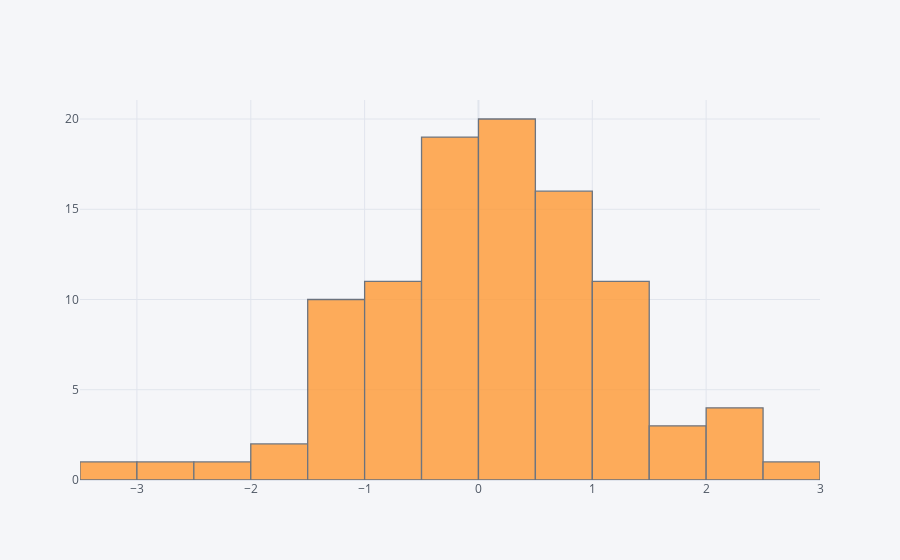

Source (notebook cell):
### Markdown cell above
## histogram

### Code cell
df['A'].iplot(kind='hist',bins=25)

### Figure 1 — Plotly figure (JSON) as saved in the notebook; plotly's stock layout.template omitted (floating-point values rounded to 4 significant figures)
{"data": [{"histfunc": "count", "histnorm": "", "marker": {"color": "rgba(255, 153, 51, 1.0)", "line": {"color": "#4D5663", "width": 1.3}}, "name": "A", "nbinsx": 25, "opacity": 0.8, "orientation": "v", "type": "histogram", "x": [-1.39, 1.07, 0.2055, -0.1291, 1.194, -1.329, 0.1017, -0.3222, -1.093, 0.8962, -0.7786, -0.01165, 0.4492, -0.8257, 0.4933, -1.425, -0.798, 1.272, 0.9836, -0.01319, 0.0797, -1.318, -0.06041, -0.1113, -2.15, -0.5514, 0.3915, 0.8891, 0.2854, -0.6305, -0.1878, 0.889, 0.4578, -0.1233, -0.2954, -0.0896, 0.1043, 0.8462, 0.8036, 0.9491, -0.3777, -0.3875, 0.8723, 2.12, 2.088, -0.267, 0.8107, -0.2214, -0.7118, -1.688, 0.6029, -1.696, 0.2807, -1.051, 0.4449, 1.344, 0.4204, -0.7635, -0.9407, 0.09563, -1.273, 1.096, 1.063, -0.1777, 1.846, 0.1424, -0.7941, 1.353, 0.9805, 1.688, -0.6702, -1.332, 1.373, 0.7883, -1.053, -0.3146, -3.075, 0.7359, 0.3906, 0.7562, 2.013, -0.9418, 0.06056, 0.7151, 1.711, -0.05141, 0.7463, 0.04995, 2.039, -0.1912, 2.539, 0.06677, 0.1833, -0.285, 1.396, -2.752, 0.08232, 1.153, 1.112, -1.093]}], "layout": {"barmode": "overlay", "legend": {"bgcolor": "#F5F6F9", "font": {"color": "#4D5663"}}, "paper_bgcolor": "#F5F6F9", "plot_bgcolor": "#F5F6F9", "title": {"font": {"color": "#4D5663"}}, "xaxis": {"gridcolor": "#E1E5ED", "showgrid": true, "tickfont": {"color": "#4D5663"}, "title": {"font": {"color": "#4D5663"}, "text": ""}, "zerolinecolor": "#E1E5ED"}, "yaxis": {"gridcolor": "#E1E5ED", "showgrid": true, "tickfont": {"color": "#4D5663"}, "title": {"font": {"color": "#4D5663"}, "text": ""}, "zerolinecolor": "#E1E5ED"}}}
